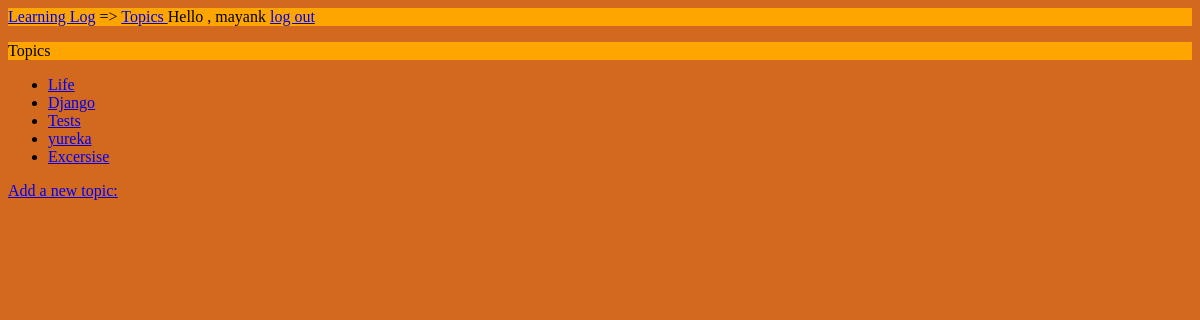
The app's page /topics/ (signed in) with its own data.
### learning_logs/models.py (models this page shows)
class Topic(models.Model):
    text = models.CharField(max_length=200)
    date_added = models.DateTimeField(auto_now_add=True)
    def __str__(self):
        return self.text

### learning_logs/views.py (the view)
# urls.py: url(r'^topics/$', views.topics , name="topics"),
@login_required
def topics(request):
    topics = Topic.objects.order_by('date_added')
    context = {'topics': topics}
    return render(request, 'learning_logs/topics.html', context)

### learning_logs/templates/learning_logs/topics.html
{% extends "learning_logs/base.html" %}
{% block content %}
<p> Topics </p>
<ul>
    {% for topic in topics %}
    <li>
        <a href="{% url 'learning_logs:topic' topic.id %}">{{ topic }}
        </a>
        </li>
    {% empty %}
    <li>No topics have been added yet.</li>
    {% endfor %}
</ul>
    <a href="{% url 'learning_logs:new_topic' %}">Add a new topic:</a>
{% endblock content %}

### learning_logs/templates/learning_logs/base.html (shortened to what this page needs)
<p>
    <a href="{% url 'learning_logs:index' %}"> Learning Log</a> =>
    <a href="{% url 'learning_logs:topics' %}"> Topics </a>
    {% if user.is_authenticated %}
    Hello , {{ user.username }}
    <a href="{% url 'users:logout' %}">log out</a>
    {% else %}
    <a href="{% url 'users:register' %}">Register</a>
    <a href="{% url 'users:login' %}">log in</a>
    {% endif %}
</p>
{% block content %}{% endblock content %}

### learning_logs/templates/learning_logs/base.html (style rules this page uses)
p { background: orange }
a { background: inherit; transition: 5s background; }

### records on screen
Topic: text "Life"
Topic: text "Django"
Topic: text "Tests"
Topic: text "yureka"
Topic: text "Excersise"

### other values on screen
{{ user.username }} "mayank"
